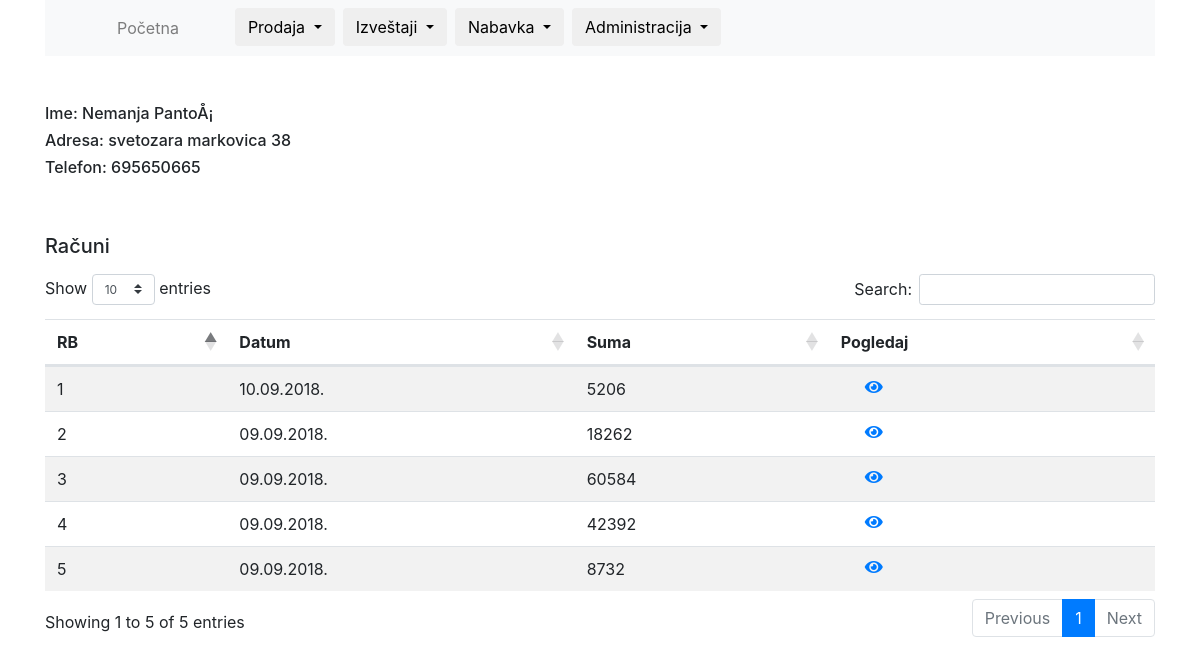
Page /client-card/6 (signed in) on the committed database.
### tables this page shows
CREATE TABLE `clients` (
  `id` int(11) NOT NULL,
  `name` varchar(25) NOT NULL,
  `surname` varchar(25) NOT NULL,
  `adress` varchar(50) NOT NULL,
  `city` varchar(25) NOT NULL,
  `phone` varchar(12) NOT NULL,
  `note` varchar(100) NOT NULL
);

CREATE TABLE `orders` (
  `id` int(11) NOT NULL,
  `order_date` date NOT NULL,
  `sum` int(8) NOT NULL,
  `client_id` int(6) NOT NULL,
  `for_payment` int(8) NOT NULL,
  `paid` tinyint(1) NOT NULL,
  `PDV_sum` int(11) NOT NULL,
  `method_of_payment` int(4) NOT NULL,
  `finished` tinyint(1) NOT NULL
);

### includes/functions.php (called while the page is built, shortened)
<?php
if (isset($_SERVER['REQUEST_URI'])) {
    $params = explode("/", ltrim($_SERVER['REQUEST_URI'], "/"));
}
function getOne($table, $id)
{
    global $conn;
    $sql = "SELECT * FROM $table WHERE id = $id";
    $statement = $conn->prepare($sql);
    $statement->execute();
    $statement->setFetchMode(PDO::FETCH_ASSOC);
    return $statement->fetch();
}
function getClientCardBox(){
    global $conn, $params;
    $sql = "SELECT * FROM orders WHERE client_id = '$params[1]' ORDER BY id DESC ";
    $statement = $conn->prepare($sql);
    $statement->execute();
    $statement->setFetchMode(PDO::FETCH_ASSOC);
    $clientCardBox = $statement->fetchAll();
    return $clientCardBox;
}

### client-card.php (the view)
<pre>
<?php
$clientCard = getClientCardBox();
$client = getOne('clients' , $params[1]);
?>
</pre>
<div class="row mt-5">
    <div class="col-4">
        <h6>Ime: <?php echo $client['name']. " ".$client['surname']?></h6>
        <h6>Adresa: <?php echo $client['adress']?></h6>
        <h6>Telefon: <?php echo $client['phone']?></h6>
    </div>
</div>
<table class="table table-striped datatable  mt-5">
    <thead>
    <h5 class="mt-5 mb-3">Računi</h5>
    <tr>
        <th>RB</th>
        <th>Datum</th>
        <th>Suma</th>
        <th>Pogledaj</th>
    </tr>
    </thead>
    <tbody>
    <?php foreach ($clientCard as $index=> $order) : ?>
        <tr>
            <td><?php echo $index +1 ?></td>
            <td><?php echo date("d.m.Y.", strtotime($order["order_date"])) ?></td>
            <td><?php echo $order["sum"] ?></td>
            <td><a href="/order/<?php echo $order['id'] ?>"><i class="fas fa-eye ml-4"></i></a></td>
        </tr>
    <?php endforeach; ?>
    </tbody>
</table>

### rows in the picture
clients: name "Nemanja", surname "PantoÅ¡", adress "svetozara markovica 38", phone "695650665"
orders: order_date "10.09.2018.", sum "5206"
orders: order_date "09.09.2018.", sum "18262"
orders: order_date "09.09.2018.", sum "60584"
orders: order_date "09.09.2018.", sum "42392"
orders: order_date "09.09.2018.", sum "8732"
